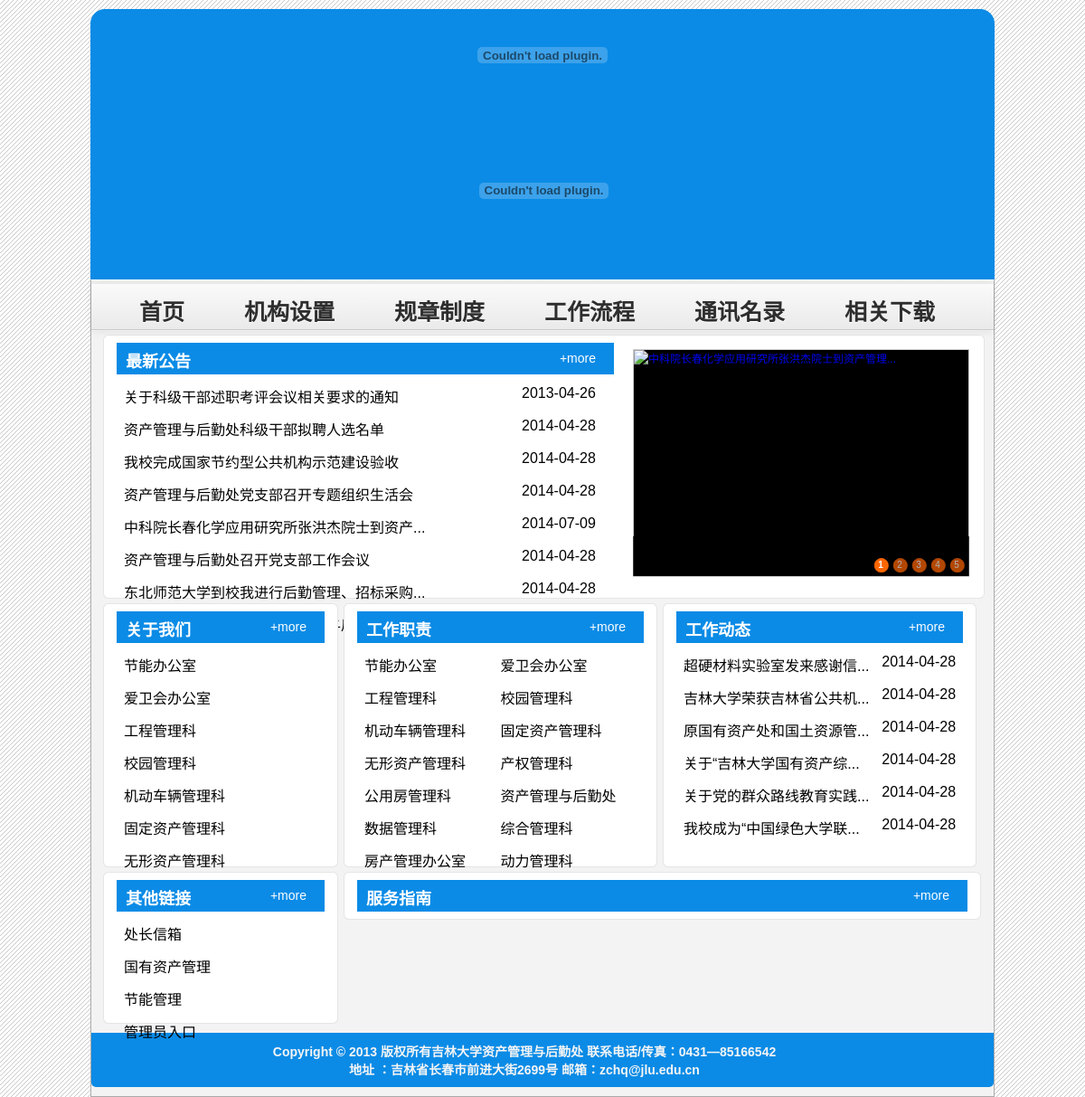
The page / on the database its author committed.
### tables this page shows
CREATE TABLE `dede_archives` (
  `id` mediumint(8) unsigned NOT NULL DEFAULT '0',
  `typeid` smallint(5) unsigned NOT NULL DEFAULT '0',
  `typeid2` varchar(90) NOT NULL DEFAULT '0',
  `sortrank` int(10) unsigned NOT NULL DEFAULT '0',
  `flag` set('c','h','p','f','s','j','a','b') DEFAULT NULL,
  `ismake` smallint(6) NOT NULL DEFAULT '0',
  `channel` smallint(6) NOT NULL DEFAULT '1',
  `arcrank` smallint(6) NOT NULL DEFAULT '0',
  `click` mediumint(8) unsigned NOT NULL DEFAULT '0',
  `money` smallint(6) NOT NULL DEFAULT '0',
  `title` char(100) NOT NULL,
  `shorttitle` char(36) NOT NULL DEFAULT '',
  `color` char(7) NOT NULL DEFAULT '',
  `writer` char(20) NOT NULL DEFAULT '',
  `source` char(30) NOT NULL DEFAULT '',
  `litpic` char(100) NOT NULL DEFAULT '',
  `pubdate` int(10) unsigned NOT NULL DEFAULT '0',
  `senddate` int(10) unsigned NOT NULL DEFAULT '0',
  `mid` mediumint(8) unsigned NOT NULL DEFAULT '0',
  `keywords` char(30) NOT NULL DEFAULT '',
  `lastpost` int(10) unsigned NOT NULL DEFAULT '0',
  `scores` mediumint(8) NOT NULL DEFAULT '0',
  `goodpost` mediumint(8) unsigned NOT NULL DEFAULT '0',
  `badpost` mediumint(8) unsigned NOT NULL DEFAULT '0',
  `voteid` mediumint(8) NOT NULL,
  `notpost` tinyint(1) unsigned NOT NULL DEFAULT '0',
  `description` varchar(255) NOT NULL DEFAULT '',
  `filename` varchar(40) NOT NULL DEFAULT '',
  `dutyadmin` mediumint(8) unsigned NOT NULL DEFAULT '0',
  `tackid` int(10) NOT NULL DEFAULT '0',
  `mtype` mediumint(8) unsigned NOT NULL DEFAULT '0',
  `weight` int(10) NOT NULL DEFAULT '0',
  PRIMARY KEY (`id`),
  KEY `sortrank` (`sortrank`),
  KEY `mainindex` (`arcrank`,`typeid`,`channel`,`flag`,`mid`),
  KEY `lastpost` (`lastpost`,`scores`,`goodpost`,`badpost`,`notpost`)
);

### model/index.php (called while the page is built, shortened)
<?php
function getList($typeid, $isAll = false) {
	$sql  = "select id, title, left(FROM_UNIXTIME(pubdate), 10) as pubdate from dede_archives where typeid=$typeid";
	$sql .= $isAll ? "" : " limit 0, 8";
	return mysql_query($sql);
}
function getSlides() {
	$sql  = "select id, title, litpic from dede_archives where flag='p,f' limit 0, 5";
	return mysql_query($sql);
}
?>

### util/util.php (called while the page is built, shortened)
<?php
function GBsubstr($string, $start, $length) {
	if(strlen($string)>$length){
	    $str=null;
		$len=$start+$length;
		$count = $len / 3 * 2;
		for($i=$start, $c = 0;$i<$len && $c < $count;$i++){
		    if(ord(substr($string,$i,1))>0xa0){
    			$str.=substr($string,$i,3);
				$i = $i + 2;
				$c = $c + 2;
			}else{
			    $str.=substr($string,$i,1);
				$c = $c + 1;
			}
		}
		return $str.'...';
	}else{
    	return $string;
	}
}
?>

### index.php (the view, shortened to what this page needs)
<!DOCTYPE html PUBLIC "-//W3C//DTD XHTML 1.0 Transitional//EN" "http://www.w3.org/TR/xhtml1/DTD/xhtml1-transitional.dtd">
<html xmlns="http://www.w3.org/1999/xhtml">
<head>
<?php require("./include/media/css.php");?>
<?php
require("./model/index.php");
require("./util/util.php");
?>
<link rel="stylesheet" type="text/css" href="./media/css/index.css" />
<link rel="stylesheet" type="text/css" href="./media/third_party/slide/slide.css" />
</head>
<body>
<div id="wrapper">
<?php include("./include/header.php");?>
<div id="content" >
	<?php include("./include/nav.php");?>
	<div id="main" class="main_index">
	    <div class="box area" style="" >
		    <div id="slide_box" class="slide_box">
			    <ul class="list">
				<?php
					$slide_count = 0;
    				$list = getSlides();
    				while($row = mysql_fetch_array($list)){
    					$slide_count++;
				?>
				    <li>
					    <a href='view.php?aid=<?php echo $row["id"];?>' target="_blank">
						</a>
					</li>
				<?php } ?>
				</ul>
				<ul class="count">
				<?php
				    for ($i = 1; $i <= $slide_count; $i++) {
				?>
				    <li class=""><?php echo $i;?></li>
				<?php } ?>
			    </ul>
				<div> </div>
			</div>
			<div id="intro_content" class="">
				<span class="box_title"><a href="list.php?tid=109">最新公告</a></span>
				<a class="more_a" href="list.php?tid=109&p=1">+more</a>
				<table class="list_table" style="width:550px">
					<?php
						$list = getList("109");
						while($row = mysql_fetch_array($list)){
					?>
						<tr>
							<td width="80%">
								<a href="view.php?aid=<?php echo $row['id']?>" title="<?php echo $row['title']?>">
									<?php
										echo GBsubstr($row['title'], 0, 60);
									?>
								</a>
							</td>
							<td><?php echo $row['pubdate']?></td>
						</tr>
					<?php } ?>
				</table>
            </div>
		</div>
	    <div class="box area area2">
			<div id="" class="">
				<span class="box_title"><a href="list.php?tid=102&p=1">关于我们</a></span>
				<a class="more_a" href="list.php?tid=102&p=1">+more</a>
				<table class="list_table">
					<?php
						$list = getList("102");
						while($row = mysql_fetch_array($list)){
					?>
						<tr>
							<td width="70%">
								<a href="view.php?aid=<?php echo $row['id']?>" title="<?php echo $row['title']?>">
									<?php
										echo GBsubstr($row['title'], 0, 32);
									?>
								</a>
							</td>
						</tr>
					<?php } ?>
				</table>
			</div>
		</div>
	    <div class="box area area2 area3">
			<div id="" class="">
				<span class="box_title"><a href="list.php?tid=102&p=1">工作职责</a></span>
				<a class="more_a" href="list.php?tid=102&p=1">+more</a>
				<table class="list_table">
					<?php
						$list = getList("102", true);
						while($row = mysql_fetch_array($list)){
					?>
						<tr>
							<td width="50%">
								<a href="view.php?aid=<?php echo $row['id']?>" title="<?php echo $row['title']?>">
									<?php
										echo GBsubstr($row['title'], 0, 32);
									?>
								</a>&nbsp;&nbsp;&nbsp;&nbsp;
							</td>
							<?php
							if ($row = mysql_fetch_array($list)) {
							?>
							<td width="50%" align="">
								<a href="view.php?aid=<?php echo $row['id']?>" title="<?php echo $row['title']?>">
									<?php
										echo GBsubstr($row['title'], 0, 35);
									?>
								</a>
							</td>
							<?php
						    }
							?>
						</tr>
					<?php } ?>
				</table>
			</div>
		</div>
	    <div class="box area area2 area3">
				<span class="box_title"><a href="list.php?tid=94&p=1">工作动态</a></span>
				<a class="more_a" href="list.php?tid=94&p=1">+more</a>
				<table class="list_table">
					<?php
						$list = getList("94");
						while($row = mysql_fetch_array($list)){
					?>
						<tr>
							<td width="70%">
								<a href="view.php?aid=<?php echo $row['id']?>" title="<?php echo $row['title']?>">
									<?php
										echo GBsubstr($row['title'], 0, 35);
									?>
								</a>
							</td>
							<td width="30%" align="right"><?php echo $row['pubdate']?></td>
						</tr>
					<?php } ?>
				</table>
		</div>
	    <div class="box area area2" style="height: 150px;">
			<div>
				<span class="box_title"><a href="">其他链接</a></span>
				<a class="more_a" href="">+more</a>
				<table class="list_table">
					<tr><td><a href="view.php?aid=5600" title="">处长信箱</a></td></tr>
					<tr><td><a href="http://10.60.16.64" title="">国有资产管理</a></td></tr>
					<tr><td><a href="http://10.60.16.157:8006" title="">节能管理</a></td></tr>
					<tr><td><a href="background/login.html" title="">管理员入口</a></td></tr>
				</table>
			</div>
		</div>
	    <div class="box area2 area4">
			<div>
				<span class="box_title"><a href="">服务指南</a></span>
				<a class="more_a" href="news.php">+more</a>
			</div>
		</div>
	</div>
<?php include("./include/footer.php");?>
</div>
</div>
</body>
</html>

### include/media/css.php
<link rel="stylesheet" type="text/css" href="./media/third_party/jquery-ui/css/smoothness/jquery-ui-1.8.20.custom.css" />
<link rel="stylesheet" type="text/css" href="./media/css/common/layout.css"/>
<link rel="stylesheet" type="text/css" href="./media/css/common/color.css"/>
<link rel="stylesheet" type="text/css" href="./media/css/common/font.css" />
<link rel="stylesheet" type="text/css" href="./media/css/common/component.css" />

### include/header.php (shortened to what this page needs)
<div id="header">
    <div id="banner" class="">
    	<embed src="http://zchq.jlu.edu.cn/imgqle/logoSwf.swf" width="1000px" height="102px" quality="high"
    	pluginspage="http://www.macromedia.com/go/getflashplayer" type="application/x-shockwave-flash" wmode="transparent"/>
    	<object codebase="http://download.macromedia.com/pub/shockwave/cabs/flash/swflash.cab#version=7,0,19,0" height="197" width="1000px" classid="clsid:D27CDB6E-AE6D-11cf-96B8-444553540000">
            <embed src="http://zchq.jlu.edu.cn/imgqle/f1.swf" width="1003px" height="197" quality="high" pluginspage="http://www.macromedia.com/go/getflashplayer" type="application/x-shockwave-flash" wmode="transparent">
        </object>
	</div>
</div>

### include/nav.php (shortened to what this page needs)
<div class="nav">
    <ul class="first_ul">
	    <li id="nav0_li"><a href="index.php">首页</a></li>
	    <li id="nav1_li"><a href="view.php?aid=5678">机构设置</a></li>
	    <li id="nav2_li"><a href="list.php?tid=106">规章制度</a></li>
	    <li id="nav3_li"><a href="list.php?tid=107">工作流程</a></li>
	    <li id="nav4_li"><a href="view.php?aid=5604">通讯名录</a></li>
	    <li id="nav5_li"><a href="list.php?tid=103">相关下载</a></li>
	</ul>
</div>

### include/footer.php
<div id="footer">
    <div class="copyright">
	    <table>
		    <tr><td class="copyright_td">Copyright © 2013 版权所有吉林大学资产管理与后勤处 联系电话/传真：0431—85166542</td></tr>
		    <tr><td class="copyright_td">地址 ：吉林省长春市前进大街2699号 邮箱：zchq@jlu.edu.cn</td></tr>
		</table>
	</div>
</div>

### media/css/common/layout.css (style rules this page uses)
a { display: inline-block; }
table { border-collapse:collapse; }
table tr td { vertical-align: top; }
.list_table { margin: 12px 8px 0; width: 95%; }
.list_table td { padding: 0 0 12px 0; }
#wrapper { width: 1000px; margin: auto; position:relative; _margin-left: 100px; }
#header #banner { margin: 10px 0 0px 0; border-radius: 16px 16px 0 0; }
#content .nav { margin: 4px 0 0; height: 50px; border-radius: 0 0 0 0; position:relative; z-index: 1000; }
#content .nav ul { margin:0 ; padding: 0 20px; height: 100%; }
#content .nav ul li { float: left; border-radius: 5px; height: 100%; _height: 38px; padding: 0; z-index:40000; }
#content .nav ul li a { display: block; margin: 6px 20px; height: 20px; border-radius: 6px; display: inline-block; padding: 5px 13px 3px; }
#content { position: relative; border-radius: 0 0 0px 0px; zoom: 0; }
.area { margin: 0 3px 5px; width: 945px; height: 274px; position: relative; }
.area2 { margin: 0 3px 5px; width: 230px; position: relative; float: left; }
.area3 { width: 317px; }
.area4 { width: 675px; }
.box { padding: 8px 14px; background: #fff; border: 1px solid rgba(0, 0, 0, 0.1); border-radius: 6px; border: 1px solid #AAA; }
#main { z-index:1; padding: 5px 10px; }
#footer { padding: 10px; margin: 0px 0 10px 0; background: #0b8be6; border-radius: 0 0 5px 5px; }
#footer .copyright { margin: auto; height: auto; }
#footer .copyright table { margin: auto; height: auto; }
#footer .copyright table tr td.copyright_td { padding: 0 40px 0 0; }
.more_a { float: right; margin: -26px 20px; font: normal 14px Arial, verdana, Helvetica, sans-serif; color: #fff; }
#intro_content { width: 550px; height: 200px; *padding-top:30px; position: relative; }
#intro_content span.box_title { *margin-top: -15px; }
span.box_title a { display: block; background: #06c; color: #fff; padding: 6px 0 1px 10px; border-radius: 0px 0 0 0; line-height: 1.5; height: 28px; font: bold 18px arial,sans-serif,微软雅黑,宋体,仿宋,黑体; background: #0b8be6; text-align: left; }

### media/css/common/color.css (style rules this page uses)
.list_table a { color: #000; }
#header #banner { background: #0b8be6 ; color: #000; text-shadow: 0 1px rgba(0, 0, 0, 0.2); }
#content .nav { background: -moz-linear-gradient(#FAFAFA, #EAEAEA); background: -webkit-linear-gradient(#FAFAFA, #EAEAEA); filter: progid:DXImageTransform.Microsoft.gradient(startColorstr='#fafafa', endColorstr='#eaeaea'); border-bottom: 1px solid #CACACA; box-shadow: 0 1px 0 rgba(255,255,255,0.4),0 0px 10px rgba(0,0,0,0.1); }
#content .nav ul li a { color: #2E2E2E; text-shadow: 0 1px rgba(255, 255, 255, 0.9); }
#content { border:1px #aaa solid; border-top:1px #fff solid; background: #F3F3F3; }
#sidebar .sidebar_nav ul li,#sidebar .sidebar_nav_1 ul li, { border-top: 1px solid #fff; border-bottom: 1px solid #fff; }
#footer .copyright td { color:#F5F5F5; }

### media/third_party/slide/slide.css (style rules this page uses)
.slide_box { left:585px;top:15px;margin:0;padding:0;font:12px/20px Arial;position:absolute;width:372px;height:252px;background:#fff; }
.slide_box .list { margin:0;padding:0;position:relative;width:370px;height:250px;overflow:hidden;border:1px solid #ccc; }
.slide_box .list li { margin:0;padding:0;position:absolute;top:0;left:0;width:370px;height:250px;opacity:0;filter:alpha(opacity=0);background:#000 }
.slide_box div { position:absolute;z-index:10;left:0;display:block;color:#fff;margin-top:-45px;background:#000;opacity:0.7;filter:alpha(opacity=70);width:364px;height:36px;text-align:left;padding:4px; }
.slide_box .list li.current { opacity:1;filter:alpha(opacity=100); }
.slide_box .count { z-index:20;text-align:center;margin:0;padding:0;position:absolute;right:0;bottom:5px; }
.slide_box .count li { text-indent:-2px;line-height:1.5;font-size:10px;margin:0;padding:0;color:#fff;float:left;width:16px;height:16px;cursor:pointer;margin-right:5px;overflow:hidden;background:url(../../css/images/slide_count_li_current.png);opacity:0.7;filter:alpha(opacity=70);border-radius:10%; }
.slide_box .count li.current { color:#fff;opacity:1;filter:alpha(opacity=100);font-weight:700;background:url(../../css/images/slide_count_li_current.png); }

### rows shown on the page
dede_archives: title "关于科级干部述职考评会议相关要求的通知", pubdate "2013-04-26"
dede_archives: title "资产管理与后勤处科级干部拟聘人选名单", pubdate "2014-04-28"
dede_archives: title "我校完成国家节约型公共机构示范建设验收", pubdate "2014-04-28"
dede_archives: title "资产管理与后勤处党支部召开专题组织生活会", pubdate "2014-04-28"
dede_archives: title "中科院长春化学应用研究所张洪杰院士到资产...", pubdate "2014-07-09"
dede_archives: title "资产管理与后勤处召开党支部工作会议", pubdate "2014-04-28"
dede_archives: title "东北师范大学到校我进行后勤管理、招标采购...", pubdate "2014-04-28"
dede_archives: title "节能办公室", dede_archives.title "爱卫会办公室"
dede_archives: title "爱卫会办公室"
dede_archives: title "工程管理科", dede_archives.title "校园管理科"
dede_archives: title "校园管理科"
dede_archives: title "机动车辆管理科", dede_archives.title "固定资产管理科"
dede_archives: title "固定资产管理科"
dede_archives: title "无形资产管理科", dede_archives.title "产权管理科"
dede_archives: title "公用房管理科", dede_archives.title "资产管理与后勤处"
dede_archives: title "数据管理科", dede_archives.title "综合管理科"
dede_archives: title "房产管理办公室", dede_archives.title "动力管理科"
dede_archives: title "超硬材料实验室发来感谢信...", pubdate "2014-04-28"
dede_archives: title "吉林大学荣获吉林省公共机...", pubdate "2014-04-28"
dede_archives: title "原国有资产处和国土资源管...", pubdate "2014-04-28"
dede_archives: title "关于“吉林大学国有资产综...", pubdate "2014-04-28"
dede_archives: title "关于党的群众路线教育实践...", pubdate "2014-04-28"
dede_archives: title "我校成为“中国绿色大学联...", pubdate "2014-04-28"
